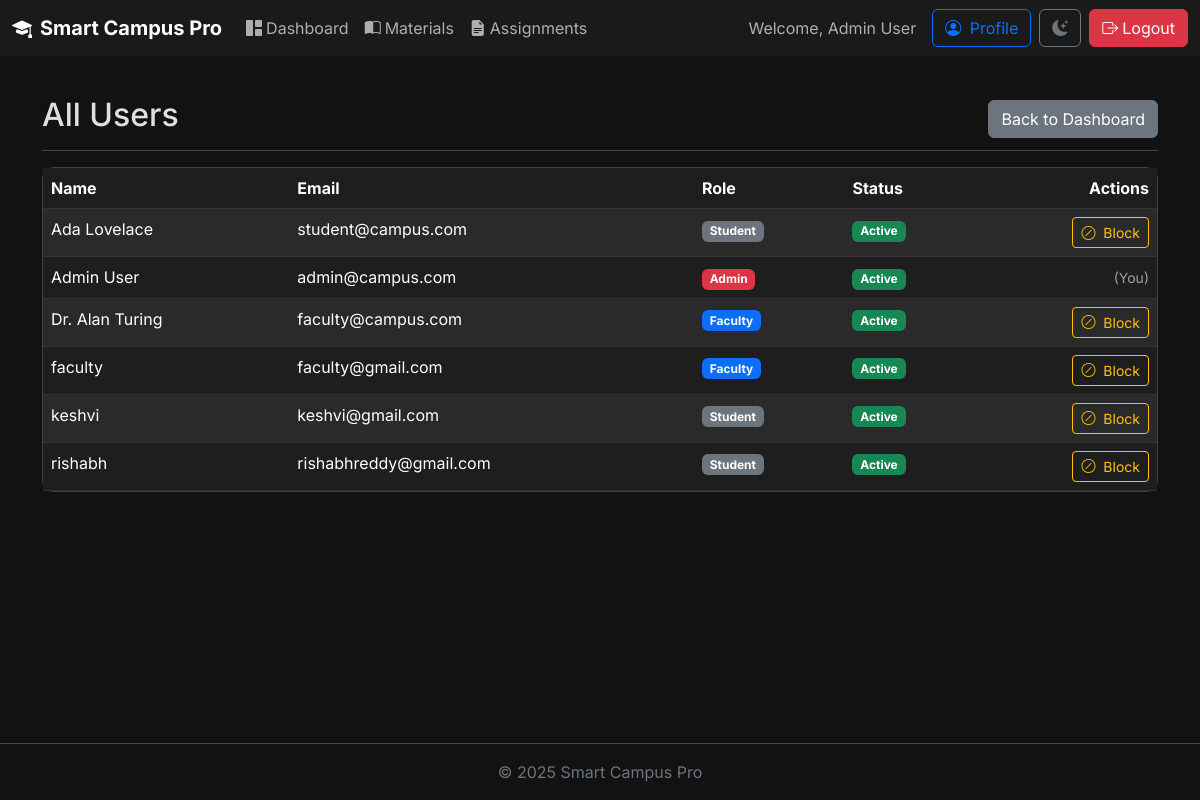
The app's page /admin/users (signed in) with its own data.
### portal/models.py (models this page shows)
class User(db.Model, UserMixin):
    id = db.Column(db.Integer, primary_key=True)
    name = db.Column(db.String(150), nullable=False)
    email = db.Column(db.String(150), unique=True, nullable=False)
    password_hash = db.Column(db.String(256), nullable=False)
    role = db.Column(db.String(20), nullable=False, default='student')
    theme = db.Column(db.String(10), default='dark')
    is_blocked = db.Column(db.Boolean, nullable=False, default=False)
    materials = db.relationship('Material', backref='uploader', lazy=True)
    assignments = db.relationship('Assignment', backref='creator', lazy=True)
    submissions = db.relationship('Submission', backref='student', lazy=True)
    announcements = db.relationship('Announcement', backref='poster', lazy=True)
    badges = db.relationship('Badge', backref='user', lazy=True)
    profile = db.relationship('Profile', backref='user', lazy=True, uselist=False)
    @property
    def is_active(self):
        return not self.is_blocked

### portal/routes.py (the view)
@main_bp.route('/admin/users')
@login_required
def admin_users():
    if current_user.role != 'admin':
        flash('Permission denied.', 'danger')
        return redirect(url_for('routes.dashboard'))
    users = User.query.order_by(User.name.asc()).all()
    return render_template('admin_users.html', users=users)

### portal/templates/admin_users.html
{% extends "base.html" %}
{% block content %}
<div class="d-flex justify-content-between flex-wrap flex-md-nowrap align-items-center pt-3 pb-2 mb-3 border-bottom border-secondary-subtle">
    <h1 class="h2">All Users</h1>
    <a href="{{ url_for('routes.dashboard') }}" class="btn btn-secondary">Back to Dashboard</a>
  </div>
<div class="card">
  <div class="card-body p-0">
    <div class="table-responsive">
      <table class="table table-striped mb-0">
        <thead>
          <tr>
            <th scope="col">Name</th>
            <th scope="col">Email</th>
            <th scope="col">Role</th>
            <th scope="col">Status</th>
            <th scope="col" class="text-end">Actions</th>
          </tr>
        </thead>
        <tbody>
          {% for user in users %}
          <tr>
            <td>{{ user.name }}</td>
            <td>{{ user.email }}</td>
            <td>
              <span class="badge {% if user.role == 'admin' %}bg-danger{% elif user.role == 'faculty' %}bg-primary{% else %}bg-secondary{% endif %}">{{ user.role|title }}</span>
            </td>
            <td>
              {% if user.is_blocked %}
                <span class="badge bg-warning text-dark">Blocked</span>
              {% else %}
                <span class="badge bg-success">Active</span>
              {% endif %}
            </td>
            <td class="text-end">
              {% if user.id != current_user.id %}
                {% if not user.is_blocked %}
                <form action="{{ url_for('routes.block_user', user_id=user.id) }}" method="POST" class="d-inline" onsubmit="return confirm('Block this user?');">
                  <button type="submit" class="btn btn-sm btn-outline-warning"><i class="bi bi-slash-circle me-1"></i> Block</button>
                </form>
                {% else %}
                <form action="{{ url_for('routes.unblock_user', user_id=user.id) }}" method="POST" class="d-inline" onsubmit="return confirm('Unblock this user?');">
                  <button type="submit" class="btn btn-sm btn-outline-success"><i class="bi bi-check-circle me-1"></i> Unblock</button>
                </form>
                {% endif %}
              {% else %}
                <span class="text-muted small">(You)</span>
              {% endif %}
            </td>
          </tr>
          {% else %}
          <tr>
            <td colspan="5" class="text-center text-muted">No users found.</td>
          </tr>
          {% endfor %}
        </tbody>
      </table>
    </div>
  </div>
</div>
{% endblock %}

### portal/templates/base.html (shortened to what this page needs)
<!DOCTYPE html>
<html lang="en" data-bs-theme="{{ current_user.theme if current_user.is_authenticated else 'dark' }}">
<head>
    <link href="https://cdn.jsdelivr.net/npm/bootstrap@5.3.2/dist/css/bootstrap.min.css" rel="stylesheet">
    <link href="https://cdn.jsdelivr.net/npm/bootstrap-icons@1.11.1/font/bootstrap-icons.css" rel="stylesheet">
    <link rel="stylesheet" href="{{ url_for('static', filename='css/style.css') }}">
</head>
<body class="d-flex flex-column min-vh-100">
    {% if current_user.is_authenticated %}
    <nav class="navbar navbar-expand-lg sticky-top">
        <div class="container-fluid">
            <a class="navbar-brand fw-bold" href="{{ url_for('routes.dashboard') }}"><i class="bi bi-mortarboard-fill me-2"></i>Smart Campus Pro</a>
            <div class="collapse navbar-collapse" id="navbarNav">
                <ul class="navbar-nav me-auto mb-2 mb-lg-0">
                    <li class="nav-item"><a class="nav-link" href="{{ url_for('routes.dashboard') }}"><i class="bi bi-grid-1x2-fill me-1"></i>Dashboard</a></li>
                    <li class="nav-item"><a class="nav-link" href="{{ url_for('routes.materials') }}"><i class="bi bi-book-half me-1"></i>Materials</a></li>
                    <li class="nav-item"><a class="nav-link" href="{{ url_for('routes.assignments') }}"><i class="bi bi-file-earmark-text-fill me-1"></i>Assignments</a></li>
                </ul>
                <div class="d-flex align-items-center">
                    <span class="navbar-text me-3 d-flex align-items-center gap-2">
                        <span>Welcome, {{ current_user.name }}</span>
                    </span>
                    <a href="{{ url_for('routes.profile') }}" class="btn btn-outline-primary me-2">
                        <i class="bi bi-person-circle me-1"></i> Profile
                    </a>
                    <button id="theme-toggle" class="btn btn-outline-secondary me-2">
                        <i class="bi bi-moon-stars-fill theme-icon-dark"></i>
                    </button>
                    <a href="{{ url_for('routes.logout') }}" class="btn btn-danger"><i class="bi bi-box-arrow-right me-1"></i>Logout</a>
                </div>
            </div>
        </div>
    </nav>
    {% endif %}
    <main class="container my-4 flex-grow-1">
        {% block content %}{% endblock %}
    </main>
    <footer class="text-center py-3 mt-auto border-top border-secondary-subtle">
        <div class="text-secondary">© 2025 Smart Campus Pro</div>
    </footer>
</body>
</html>

### portal/static/css/style.css (style rules this page uses)
:root { --primary-accent: #0d6efd; --primary-accent-hover: #0a58ca; }
body { font-family: 'Inter', sans-serif; transition: background-color 0.3s ease, color 0.3s ease; }
[data-bs-theme="dark"] { --bs-body-bg: #121212; --bs-body-color: #e0e0e0; --surface-color: #1e1e1e; --bs-border-color: #333; --bs-secondary-color: #a0a0a0; }
[data-bs-theme="dark"] .navbar { background: rgba(30, 30, 30, 0.75) !important; backdrop-filter: blur(12px); }
[data-bs-theme="dark"] .card, [data-bs-theme="dark"] .modal-content, [data-bs-theme="dark"] .list-group-item { background-color: var(--surface-color); }
[data-bs-theme="dark"] .table { --bs-table-bg: var(--surface-color); --bs-table-striped-bg: #2a2a2a; --bs-table-hover-bg: #343434; }
.card { border-radius: 0.75rem; transition: transform 0.2s ease-in-out, box-shadow 0.2s ease-in-out; }
.theme-icon-dark { display: none; }
[data-bs-theme="dark"] .theme-icon-dark { display: inline-block; }

### records on screen
User: name "Admin User", email "admin@campus.com", role "Admin", is_blocked "Active", shows "(You)"
User: name "Ada Lovelace", email "student@campus.com", role "Student", is_blocked "Active"
User: name "Dr. Alan Turing", email "faculty@campus.com", role "Faculty", is_blocked "Active"
User: name "faculty", email "faculty@gmail.com", role "Faculty", is_blocked "Active"
User: name "keshvi", email "keshvi@gmail.com", role "Student", is_blocked "Active"
User: name "rishabh", email "rishabhreddy@gmail.com", role "Student", is_blocked "Active"
